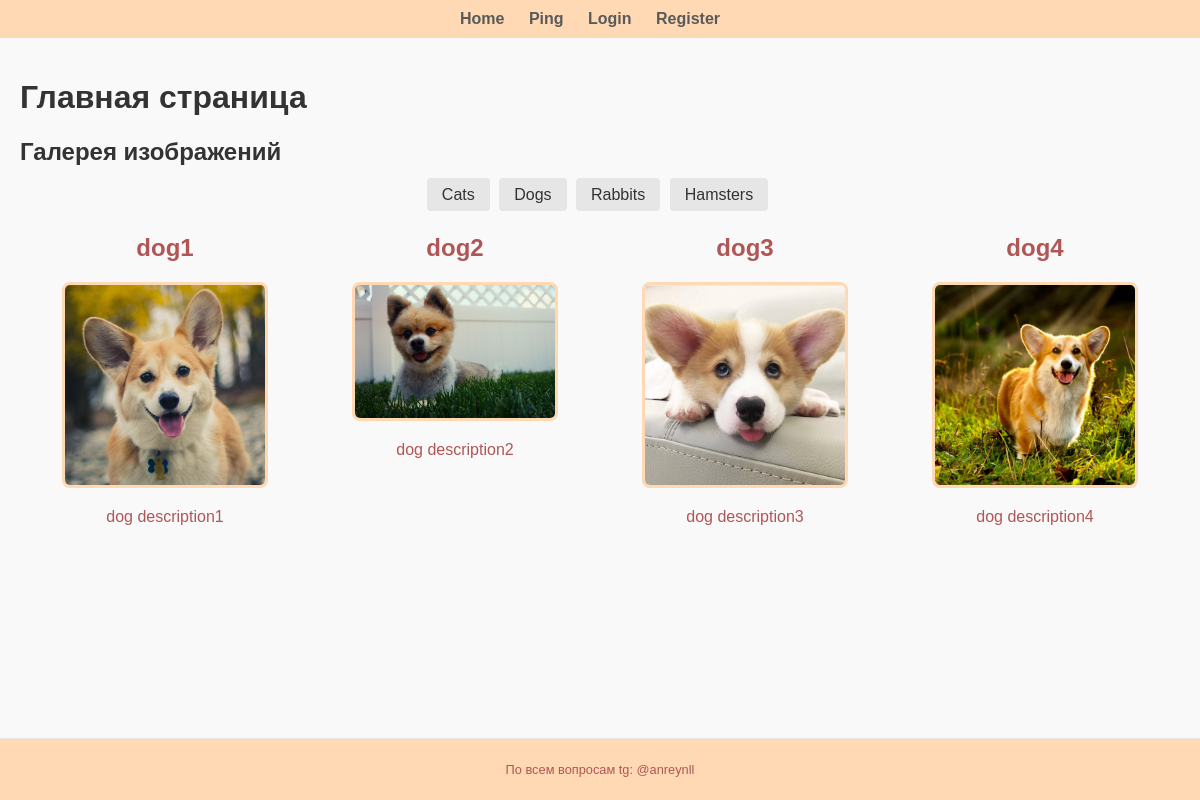
Page /?category=dog on the committed database.
### tables this page shows
CREATE TABLE animals (
    animal_id INTEGER PRIMARY KEY AUTOINCREMENT,
    category TEXT NOT NULL,
    name TEXT NOT NULL,
    image_path TEXT NOT NULL,
    description TEXT
);

### main.py (the view)
@app.route('/')
def index():
    category = request.args.get('category')
    db = get_db()
    if category:
        query = "SELECT * FROM animals WHERE category = ?"
        images = db.execute(query, (category,)).fetchall()
    else:
        images = db.execute('SELECT * FROM animals LIMIT 4').fetchall()
    return render_template('index.html', images=images, selected_category=category)

### main.py (called while the page is built)
def get_db():
    db = getattr(g, '_database', None)
    if db is None:
        db = g._database = sqlite3.connect(DATABASE)
    return db

@app.teardown_appcontext
def close_connection(exception):
    db = getattr(g, '_database', None)
    if db is not None:
        db.close()

@app.teardown_appcontext
def close_connection(exception):
    db = getattr(g, '_database', None)
    if db is not None:
        db.close()

### templates/index.html (shortened to what this page needs)
{% extends "base.html" %}
{% block content %}
    <h1>Главная страница</h1>
    <h2>Галерея изображений</h2>
    <div class="filter-buttons">
        <a href="{{ url_for('index', category='cat') }}">Cats</a>
        <a href="{{ url_for('index', category='dog') }}">Dogs</a>
        <a href="{{ url_for('index', category='rabbit') }}">Rabbits</a>
        <a href="{{ url_for('index', category='hamster') }}">Hamsters</a>
    </div>
    <div class="image-gallery">
        {% for image in images %}
            <div>
                <h2>{{ image[2] }}</h2>
                <img src="{{ url_for('load_image', filename=image[3]) }}" alt="{{ image[4] }}" width="200" height="200">
                <p>{{ image[4] }}</p>
            </div>
        {% endfor %}
    </div>
{% endblock %}

### static/style.css (style rules this page uses)
body { font-family: 'Arial', sans-serif; margin: 0; padding: 0; background-color: #f9f9f9; color: #333; }
.filter-buttons a { text-decoration: none; padding: 8px 15px; background-color: #e6e6e6; color: #333; border-radius: 4px; margin-right: 5px; }
.image-gallery { display: flex; flex-wrap: wrap; justify-content: space-around; }
.image-gallery div { margin: 10px; text-align: center; }
.image-gallery img { border: 3px solid #ffd9b3; border-radius: 8px; max-width: 100%; height: auto; }
html, body { height: 100%; display: flex; flex-direction: column; }
p, div { text-align: center; color: #b05656; }

### rows in the picture
animals: name "dog1", image_path (picture), description "dog description1"
animals: name "dog2", image_path (picture), description "dog description2"
animals: name "dog3", image_path (picture), description "dog description3"
animals: name "dog4", image_path (picture), description "dog description4"
